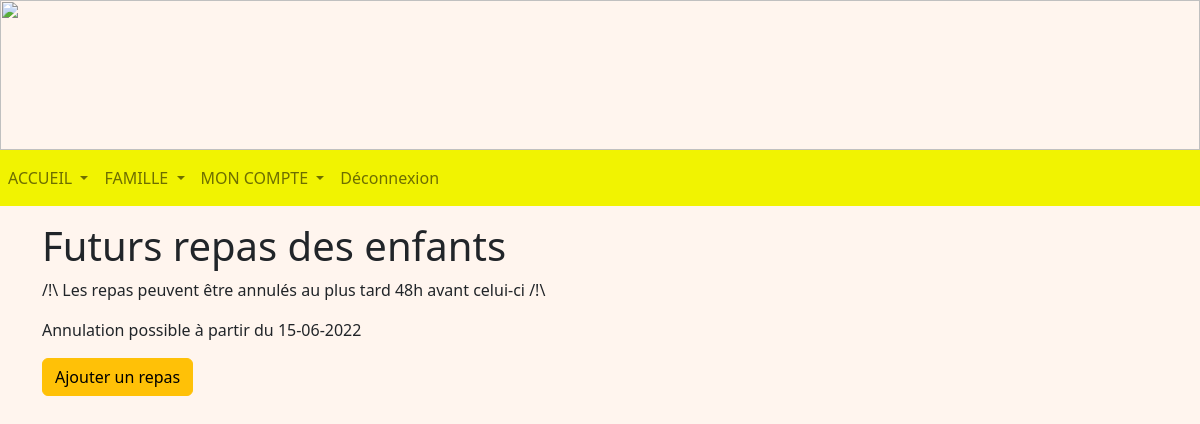
Page /repas (signed in) on the earlier database version.
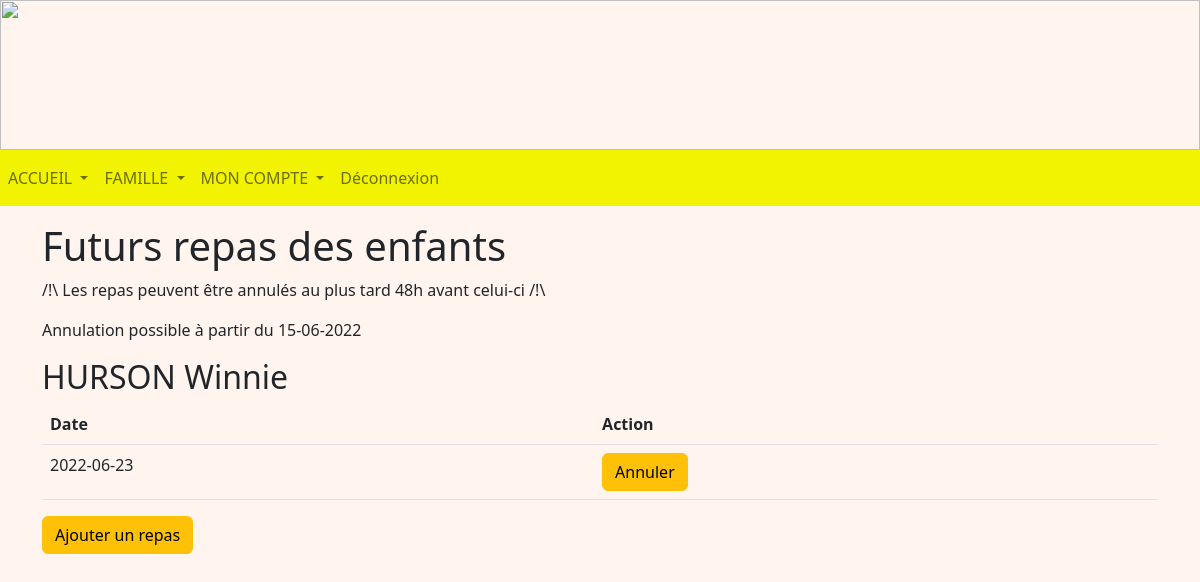
Same page on the later database version.
### tables this page shows
CREATE TABLE Enfant (
  code_enfant integer primary key autoincrement,
  nom_enfant TEXT NOT NULL,
  prenom_enfant TEXT NOT NULL,
  code_tarif integer NOT NULL,
  code_classe integer NOT NULL,
  code_representant integer NOT NULL,
  code_formule integer NOT NULL,
  FOREIGN KEY (code_tarif) REFERENCES Tarif(code_tarif),
  FOREIGN KEY (code_classe) REFERENCES Classe(code_classe),
  FOREIGN KEY (code_representant) REFERENCES Representant(code_representant)
  FOREIGN KEY (code_formule) REFERENCES Formule(code_formule)
);

CREATE TABLE Repas (
  code_repas integer primary key autoincrement,
  date_repas date NOT NULL,
  code_enfant integer NOT NULL,
  FOREIGN KEY (code_enfant) REFERENCES Enfant(code_enfant)
);

### representant.py (the view)
@app.route('/repas', methods = ["GET"])
@login_required
def repas():
    db = get_db()
    cur = db.cursor()
    code_rep = cur.execute("SELECT code_representant FROM Representant WHERE identifiant = ?", (flask_login.current_user.name, )).fetchone()
    enfants = cur.execute("SELECT code_enfant, prenom_enfant, nom_enfant FROM Enfant WHERE code_representant = ?", (code_rep[0], )).fetchall()
    repas = []
    now = datetime.datetime.today()
    date = now.strftime('%Y-%m-%d')
    for enfant in enfants:
        repas.append(cur.execute("SELECT * FROM Repas WHERE code_enfant = ? AND date_repas >= ? ORDER BY date_repas", (enfant[0], date , )).fetchall())
    limit = int(now.day) + 2
    date_limite = now.replace(day = limit)
    return render_template('R_repas.html', enfants = enfants, repasEnfants = repas, date_limite = date_limite.strftime('%d-%m-%Y'))

### main.py (called while the page is built)
@login_manager.user_loader
def load_user(user_id):
    db = get_db()
    cur = db.cursor()
    user = cur.execute('SELECT identifiant, mot_de_passe FROM Compte WHERE identifiant=?', (user_id, )).fetchone()
    return User(user[0], user[1])

def get_db():
    if 'db' not in g:
        g.db = sqlite3.connect(DATABASE)
    return g.db

@app.teardown_appcontext
def close_connection(exception):
    db = g.pop('db', None)
    if db is not None:
        db.close()

### templates/R_repas.html (shortened to what this page needs)
<!DOCTYPE html>
<html>
<head>
    {% extends "R_layout.html" %}
    {% block content %}
    <div class="container mt-3 mb-3">
        <h1>Futurs repas des enfants</h1>
        <p>/!\ Les repas peuvent être annulés au plus tard 48h avant celui-ci /!\</p>
        <p>Annulation possible à partir du {{date_limite}}</p>
        {% for enfant in enfants %}
        {% if repasEnfants[0] %}
        <h2>{{ enfant[2] }} {{ enfant[1] }}</h2>
        <table class="table table-stripped">
            <thead>
                <th scope="col">Date</th>
                <th cope="col">Action</th>
            </thead>
            <tbody>
                {% for repas in repasEnfants %}
                {% for repa in repas %}
                {% if repa[0] %}
                {% if repa[2] == enfant[0] %}
                <tr>
                    <td scope="row">{{ repa[1] }}</td>
                    {% if repa[1] > date_limite %}
                    <td><a class="btn btn-warning" href="/annuleRepas/{{ repa[0] }}"
                            onclick="if (confirm('Voulez-vous vraiment annuler le repas ?')) commentDelete(1); return false">Annuler</a>
                    </td>
                    {% endif %}
                </tr>
                {% endif %}
                {% endif %}
                {% endfor %}
                {% endfor %}
            </tbody>
        </table>
        {% endif %}
        {% endfor %}
        <a class="btn btn-warning" href="/ajoutRepas">Ajouter un repas</a>
    </div>
    {% endblock %}

Differences in the rows shown:
added Enfant: nom_enfant "HURSON", prenom_enfant "Winnie"
added Repas: date_repas "2022-06-23"
